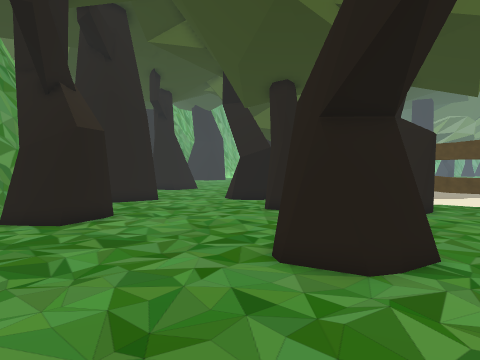
View 1 (above)

24 first-person views from a walk through a Unity game level. The camera is 1.2 m above the floor, tilts 2° down and sees 70° across. The floor is counted in squares, 2 m on a side. Each view is taken from the middle of a square. On the plan, view 1 faces up. The plan holds only what a view shows up to about 10 squares ahead; the rest is blank. The place goes on beyond the plan. The player is left out.

View 2
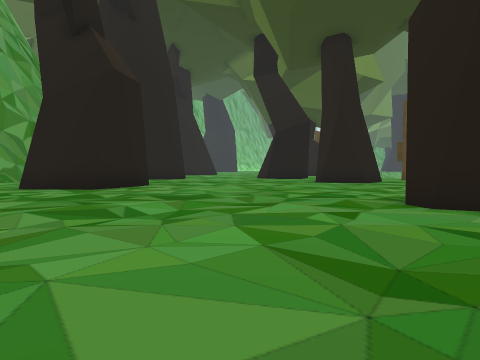

View 3
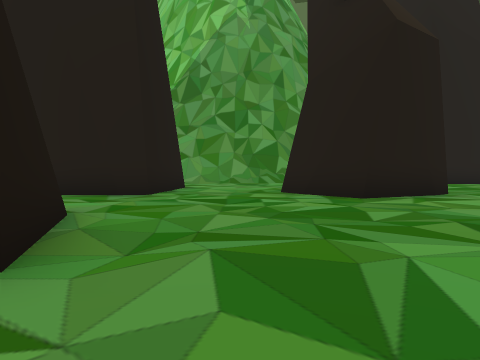

View 4
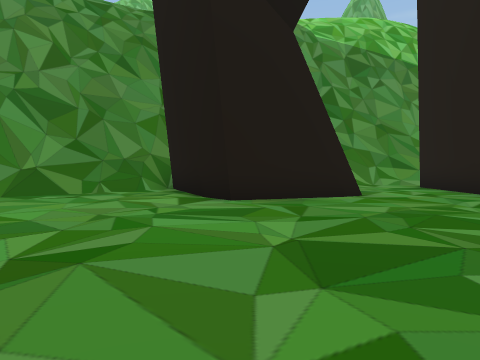

View 5
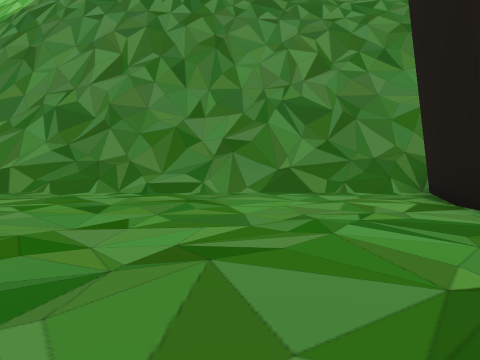

View 6
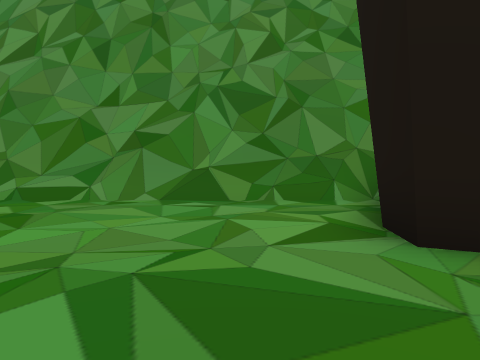

View 7
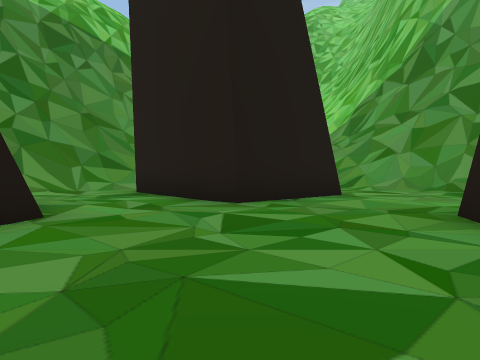

View 8
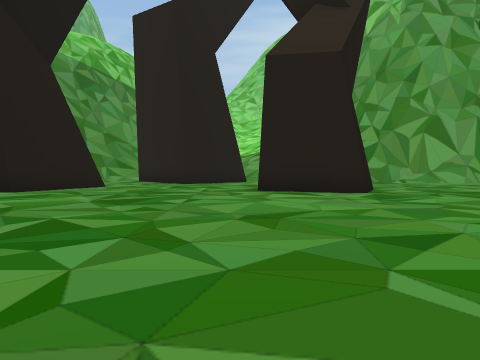

View 9
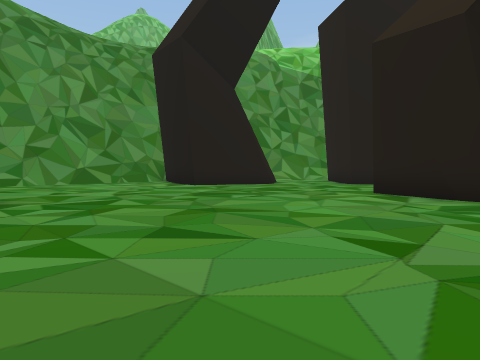

View 10
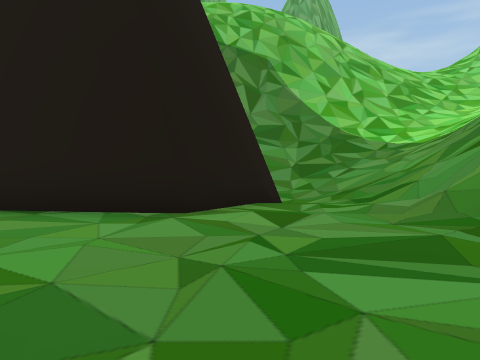

View 11
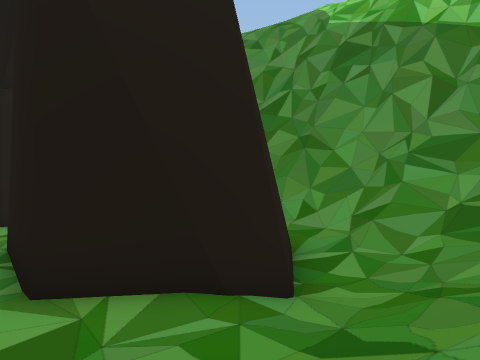

View 12
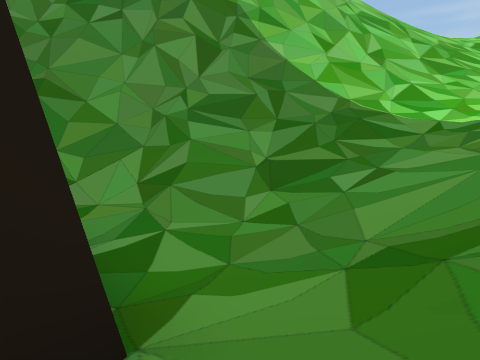

View 13
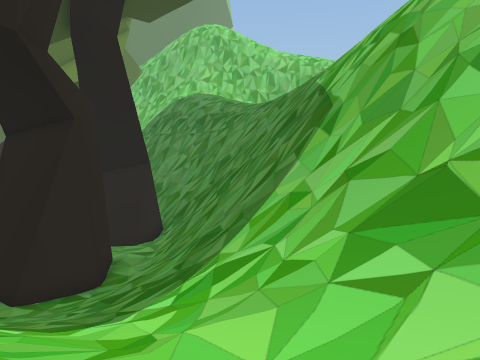

View 14
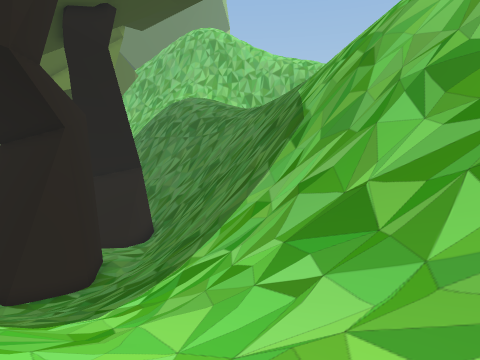

View 15
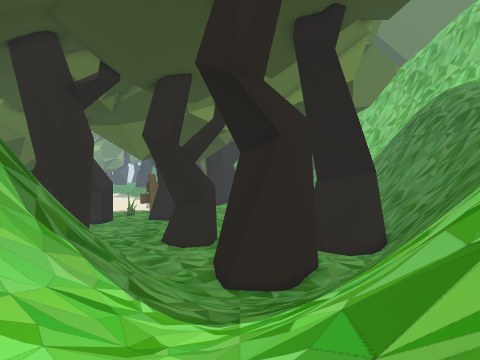

View 16
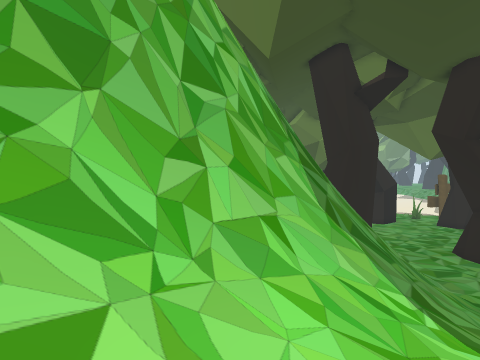

View 17
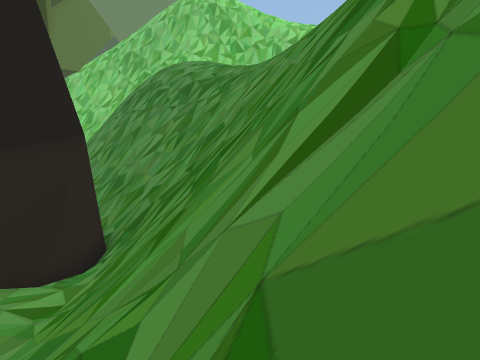

View 18
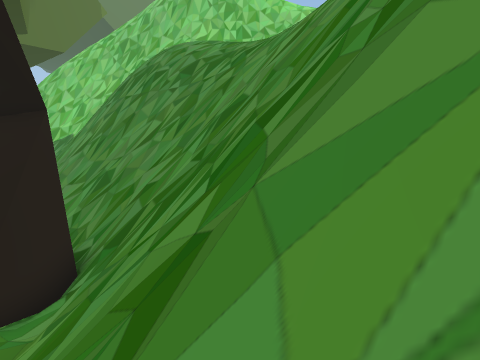

View 19
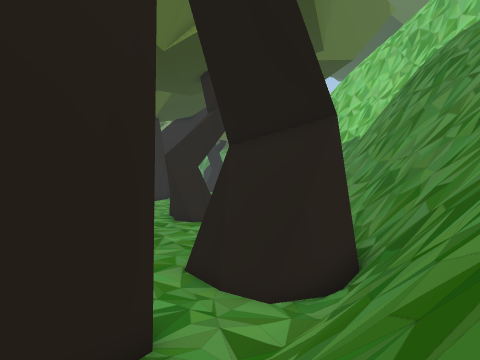

View 20
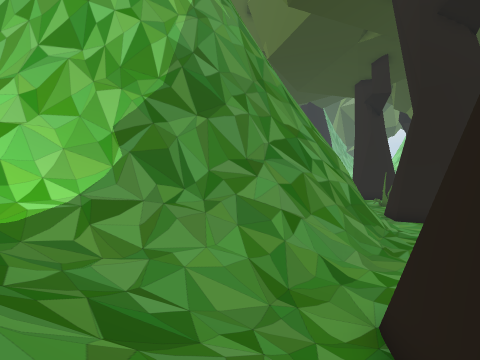

View 21
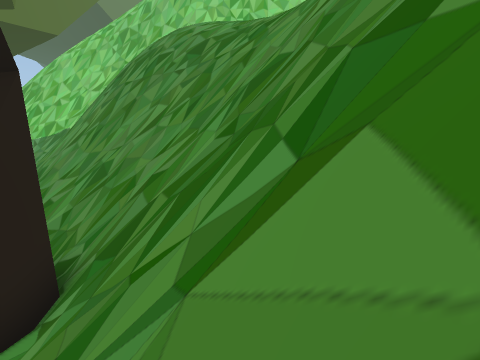

View 22
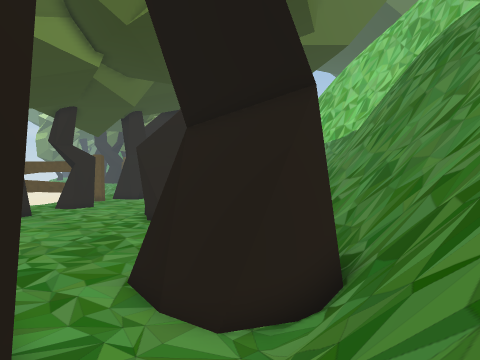

View 23
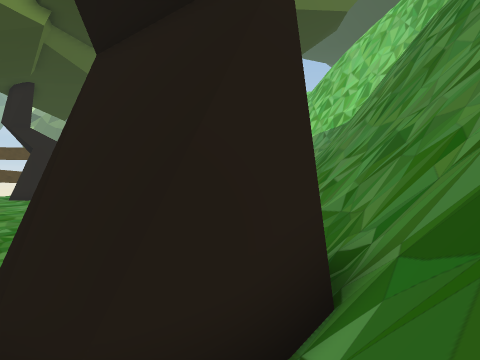

View 24
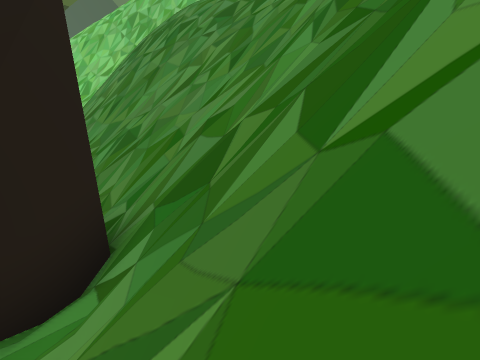

### Floor plan
Key: @ floor where view 1 was taken; # wall or solid block; . main floor; : floor 0.75 m higher than the main floor; / step, stairs or slope; = window, fence, low wall or low ledge; ^ raised ledge; v drop or lower ground.
Columns run from 28 left of view 1 to 3 right of it. Each row starts with its distance up from view 1.
 15  /=########=////....  .........
 14  //////////////:....  #........
 13 //////////////:.....  #........
 12 //////////////......###........
 11 /////////////./##...............
 10 ////////////..####.............
  9  ////////////##  ##...........
  8  ////////////## ##...........#
  7  /==#=////////.##............###
  6  ######=//////.....###..........
  5  /v ^^^##^/////...## ##.........
  4   vvvv  ^^^//////.#   #.........
  3    /vvv   ^^//////#  ##.........
  2     /v      ^^^^#^####..........
  1           vv ^    ^^^#//////////
  0           vvv         ^##///@///
 -1            vvvvvvvvvv   ^#//#//
 -2               vvvvvvvv   ^######
 -3                vvvvvvvvvv
 -4                  v/vvv

Where each view was taken, in squares from view 1:
view 1: 0 up, 0 right, facing up
view 2: 2 up, 2 left, facing up
view 3: 5 up, 3 left, facing up-left
view 4: 10 up, 1 left, facing down-left
view 5: 10 up, 2 left, facing down
view 6: 8 up, 4 left, facing down
view 7: 9 up, 4 left, facing left
view 8: 11 up, 3 right, facing left
view 9: 15 up, 2 right, facing down-left
view 10: 15 up, 9 left, facing down-left
view 11: 15 up, 14 left, facing down
view 12: 12 up, 14 left, facing down-left
view 13: 13 up, 27 left, facing down-right
view 14: 13 up, 28 left, facing down-right
view 15: 10 up, 28 left, facing right
view 16: 10 up, 28 left, facing up-right
view 17: 7 up, 21 left, facing down-right
view 18: 5 up, 18 left, facing down-right
view 19: 5 up, 18 left, facing right
view 20: 5 up, 17 left, facing up
view 21: 4 up, 16 left, facing down-right
view 22: 4 up, 16 left, facing right
view 23: 3 up, 13 left, facing right
view 24: 4 up, 14 left, facing down-right
